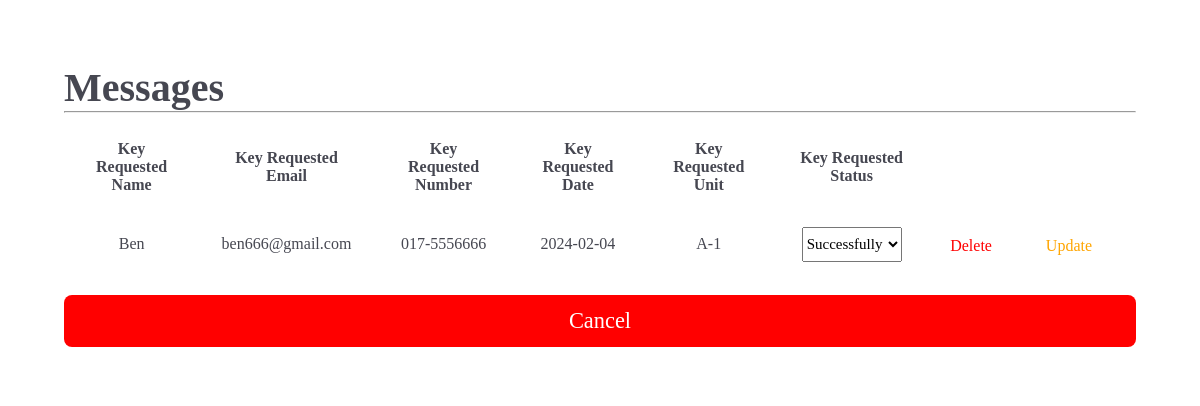
Page /code/admin/view_message.php on the committed database.
### tables this page shows
CREATE TABLE `key` (
  `key_id` int(100) NOT NULL,
  `user_id` int(100) NOT NULL,
  `key_requestedName` varchar(100) NOT NULL,
  `key_requestedEmail` varchar(50) NOT NULL,
  `key_requestedNumber` varchar(12) NOT NULL,
  `key_unitNumber` varchar(10) NOT NULL,
  `key_DateRegistered` date NOT NULL DEFAULT current_timestamp(),
  `key_Status` varchar(20) DEFAULT 'Pending'
);

### code/admin/view_message.php (the view, shortened to what this page needs)
<?php include("data_connection.php");
?>
<!DOCTYPE html>
<html lang="en">
 <head>
	<link rel="stylesheet" href="https://cdnjs.cloudflare.com/ajax/libs/remixicon/3.5.0/remixicon.css">
	<link rel="stylesheet" href="css/styles.css" />
 </head>
  <body>
    <div class="grid-container">
	<div class="message-container">
   <form action="" method="post">
    <p style="font-size:40px; font-weight:bold; font-family:Comic Sans Mc; text-align:left;"> Messages</p>
	<hr style="margin-bottom:10px; color:black;"/>
       <table class="table">
				<thead>
					<tr>
						<th>Key Requested Name</th>
						<th>Key Requested Email</th>
						<th>Key Requested Number</th>
						<th>Key Requested Date</th>
						<th>Key Requested Unit</th>
						<th>Key Requested Status</th>
						<th></th>
					</tr>
				</thead>
				<?php
					$results = mysqli_query($connect, "SELECT * FROM `key`");
					if(mysqli_num_rows($results) > 0){
					while($row = mysqli_fetch_assoc($results)){
			?>
				<tbody>
					<tr>
						<td><?php echo $row['key_requestedName']; ?></td>
						<td><?php echo $row['key_requestedEmail']; ?></td>
						<td><?php echo $row['key_requestedNumber']; ?></td>
						<td><?php echo $row['key_DateRegistered']; ?></td>
						<td><?php echo $row['key_unitNumber']; ?></td>
						<form action="" method="POST">
						<td class="status">
						<select name="key-status" class="drop-down">
							<option value="" selected disabled><?= $row['key_Status']; ?></option>
						</select></td>
						<div class="flex-btn">
							<td><i class="ri-delete-bin-fill"></i><a href="view_message.php?deleteMessage=<?= $row['key_id']; ?>"  class="Deletebtn" onclick="return confirm('Are You Sure You Want To Delete This Resident Message?');">Delete</a></td></td>
							<td><button type="submit" style="cursor: pointer;" class="Updatebtn" name="update-status"><i class="ri-edit-box-fill"></i> Update</button></td>
						</div>
						</form>
					</tr>
				</tbody>
			<?php
				};
					}
				else
				{
					echo '<p class="empty">No Messages Yet!</p>';
				}
				?>
			</table>
			<a href="manage_keyRegistration.php" style="width:100%;"  class="option-button">Cancel <i class="ri-close-circle-fill"></i></a>
   </form>
	</div>
	</div>
  </body>
</html>

### code/admin/css/styles.css (style rules this page uses)
* { box-sizing: border-box; padding: 0; margin: 0; }
body, input, button { font-family: Average; font-size: 17px; }
body { background-image: url("image/admin_bg.jpg"); background-size: cover; background-repeat: no-repeat; background-position-x: center; background-position-y: center; }
a { text-decoration: none; }

### rows in the picture
key: key_requestedName "Ben", key_requestedEmail "ben666@gmail.com", key_requestedNumber "017-5556666", key_DateRegistered "2024-02-04", key_unitNumber "A-1", key-status "Successfully"
